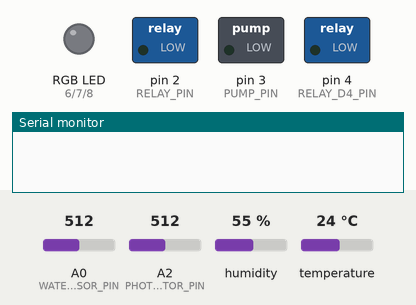
Simulated run of this sketch. Board: Arduino Uno, built with avr-gcc and run on an emulated ATmega328P. On the bench: switched loads named in the sketch (green lamp = pin HIGH), an RGB LED mixed from three pins (HIGH = lit), the last lines printed to the serial monitor. The test bench sets the inputs (shaded band); at power-on: A0 (WATER_SENSOR_PIN) = 512, A2 (PHOTORESISTOR_PIN) = 512, humidity 55 %, temperature 24 °C.

Above: at 0.1 s.
At 5.2 s:
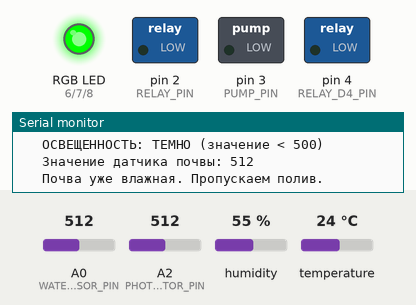
At 7.2 s:
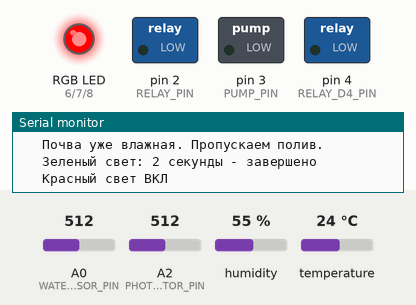
At 12.2 s:
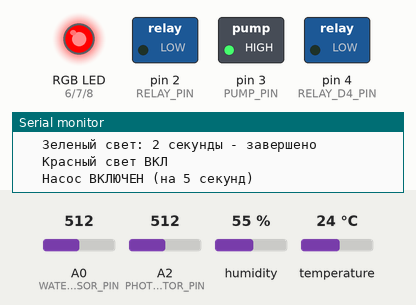
At 22.4 s:
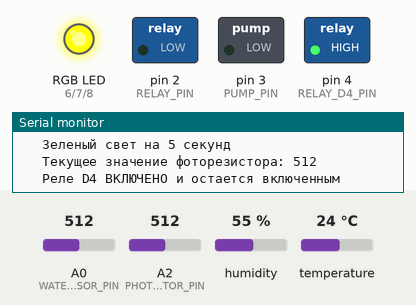
At 42.4 s:
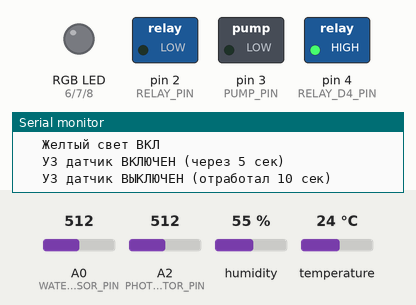
Timing chart, 0 to 43.9 s (numbered marks = the images above):
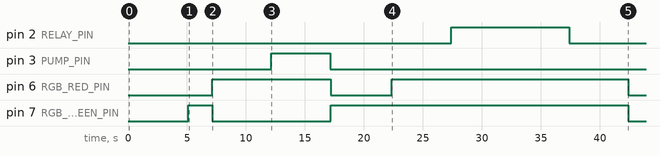

The sketch:

code.ino
```cpp
// Умный горшок. Полная программа с фоторезистором и реле на D4
#include <DHT.h>

// --- ПИНЫ ---
#define RELAY_PIN 2       // Реле на D2 (управление питанием УЗ датчика)
#define RELAY_D4_PIN 4    // Новое реле на D4 (включается при темноте)
#define RGB_RED_PIN 6     // Красный канал RGB
#define RGB_GREEN_PIN 7   // Зеленый канал RGB
#define RGB_BLUE_PIN 8    // Синий канал RGB
#define WATER_SENSOR_PIN A0  // Датчик воды на A0 (обратная логика: высокое = влажно)
#define PHOTORESISTOR_PIN A2 // Фоторезистор на A2 (высокое = светло)
#define PUMP_PIN 3        // Насос на D3
#define DHTPIN 5          // DHT11 на D5

// --- НАСТРОЙКИ ---
#define DELAY_BEFORE_ULTRASONIC 5000   // Через сколько включить УЗ (5 сек)
#define ULTRASONIC_ON_TIME 10000       // Время работы УЗ датчика (10 сек)
#define TOTAL_RGB_TIME 20000           // Общее время горения RGB (20 сек)
#define SOIL_DRY_THRESHOLD 400         // Порог сухой почвы (значение датчика)
#define PUMP_DELAY 5000                // Задержка перед включением насоса (5 сек)
#define PUMP_ON_TIME 5000              // Время работы насоса (5 сек)
#define GREEN_AFTER_PUMP_TIME 5000     // Зеленый свет после насоса (5 сек)

// Пороги для фоторезистора
#define DARK_THRESHOLD 600    // Ниже этого значения - темно (включаем реле D4)
#define BRIGHT_THRESHOLD 900  // Выше этого значения - ярко

#define DHTTYPE DHT11     // Тип датчика

// Объект DHT
DHT dht(DHTPIN, DHTTYPE);

void setup() {
  delay(3000); // Пауза для стабилизации системы
  Serial.begin(9600);

  // Инициализация пинов
  pinMode(RELAY_PIN, OUTPUT);
  digitalWrite(RELAY_PIN, LOW); // Выключаем реле D2

  pinMode(RELAY_D4_PIN, OUTPUT);
  digitalWrite(RELAY_D4_PIN, LOW); // Выключаем реле D4

  pinMode(PUMP_PIN, OUTPUT);
  digitalWrite(PUMP_PIN, LOW); // Выключаем насос

  pinMode(RGB_RED_PIN, OUTPUT);
  pinMode(RGB_GREEN_PIN, OUTPUT);
  pinMode(RGB_BLUE_PIN, OUTPUT);

  // Инициализация DHT11
  dht.begin();

  // === ШАГ 0: Проверка освещенности ===
  int lightValue = analogRead(PHOTORESISTOR_PIN);
  Serial.print("   Значение фоторезистора: ");
  Serial.println(lightValue);

  if (lightValue < DARK_THRESHOLD) {
    Serial.println("   ОСВЕЩЕННОСТЬ: ТЕМНО (значение < 500)");
  } else if (lightValue > BRIGHT_THRESHOLD) {
    Serial.println("   ОСВЕЩЕННОСТЬ: ЯРКО (значение > 900)");
  } else {
    Serial.println("   ОСВЕЩЕННОСТЬ: НОРМАЛЬНО (500-900)");
  }
  delay(2000);

  // === ШАГ 1: Проверка влажности почвы ===
  int soilValue = analogRead(WATER_SENSOR_PIN);
  Serial.print("   Значение датчика почвы: ");
  Serial.println(soilValue);

  if (soilValue < SOIL_DRY_THRESHOLD) {
    // Почва сухая - включаем СИНИЙ и ждем полива
    Serial.println("   Почва СУХАЯ! Включаем синий свет.");
    Serial.println("   Поливайте растение!");

    analogWrite(RGB_RED_PIN, 0);
    analogWrite(RGB_GREEN_PIN, 0);
    analogWrite(RGB_BLUE_PIN, 255); // СИНИЙ

    // Ждем, пока почва не станет влажной
    bool isWatered = false;

    while (!isWatered) {
      soilValue = analogRead(WATER_SENSOR_PIN);

      // Выводим значение каждую секунду
      static unsigned long lastPrint = 0;
      if (millis() - lastPrint >= 1000) {
        lastPrint = millis();
        Serial.print("   Текущее значение: ");
        Serial.println(soilValue);
      }

      // Проверяем, достигли ли нужной влажности
      if (soilValue >= SOIL_DRY_THRESHOLD) {
        isWatered = true;
        Serial.println("   Отлично! Почва теперь влажная.");
      }

      delay(100);
    }

    delay(1000);
  } else {
    Serial.println("   Почва уже влажная. Пропускаем полив.");
  }

  // === ШАГ 2: Почва влажная - включаем ЗЕЛЕНЫЙ ===
  analogWrite(RGB_RED_PIN, 0);
  analogWrite(RGB_GREEN_PIN, 255); // ЗЕЛЕНЫЙ
  analogWrite(RGB_BLUE_PIN, 0);
  delay(2000);
  Serial.println("   Зеленый свет: 2 секунды - завершено");

  // === ШАГ 3: КРАСНЫЙ свет и включение НАСОСА ===
  analogWrite(RGB_RED_PIN, 255); // КРАСНЫЙ
  analogWrite(RGB_GREEN_PIN, 0);
  analogWrite(RGB_BLUE_PIN, 0);
  Serial.println("   Красный свет ВКЛ");

  delay(PUMP_DELAY);

  Serial.println("   Насос ВКЛЮЧЕН (на 5 секунд)");
  digitalWrite(PUMP_PIN, HIGH); // ВКЛ насос

  delay(PUMP_ON_TIME);

  digitalWrite(PUMP_PIN, LOW); // ВЫКЛ насос
  Serial.println("   Насос ВЫКЛЮЧЕН");

  // === ШАГ 4: ЗЕЛЕНЫЙ после насоса (5 секунд) ===
  Serial.println("\n=== ШАГ 4: Зеленый свет после насоса ===");
  analogWrite(RGB_RED_PIN, 0);
  analogWrite(RGB_GREEN_PIN, 255); // ЗЕЛЕНЫЙ
  analogWrite(RGB_BLUE_PIN, 0);
  Serial.print("   Зеленый свет на ");
  Serial.print(GREEN_AFTER_PUMP_TIME / 1000);
  Serial.println(" секунд");
  delay(GREEN_AFTER_PUMP_TIME);

  // === ШАГ 5: Ждем ТЕМНОТЫ и включаем реле D4 ===

  bool isDark = false;
  while (!isDark) {
    lightValue = analogRead(PHOTORESISTOR_PIN);

    static unsigned long lastPrint = 0;
    if (millis() - lastPrint >= 2000) {
      lastPrint = millis();
      Serial.print("   Текущее значение фоторезистора: ");
      Serial.println(lightValue);
    }

    if (lightValue < DARK_THRESHOLD) {
      isDark = true;
    }

    delay(100);
  }

  // Включаем реле D4 и оставляем включенным
  digitalWrite(RELAY_D4_PIN, HIGH); // ВКЛ реле D4 (проверьте логику!)
  Serial.println("   Реле D4 ВКЛЮЧЕНО и остается включенным");

  // === ШАГ 6: Основная демо-программа (желтый + УЗ) ===

  // Включаем желтый RGB
  analogWrite(RGB_RED_PIN, 255);
  analogWrite(RGB_GREEN_PIN, 150);
  analogWrite(RGB_BLUE_PIN, 0);
  Serial.println("   Желтый свет ВКЛ");

  delay(DELAY_BEFORE_ULTRASONIC);

  // Включаем реле D2 (ультразвук) через 5 секунд
  digitalWrite(RELAY_PIN, HIGH); // ВКЛ УЗ датчик
  Serial.println("   УЗ датчик ВКЛЮЧЕН (через 5 сек)");

  delay(ULTRASONIC_ON_TIME);

  // Выключаем реле D2 (УЗ датчик)
  digitalWrite(RELAY_PIN, LOW); // ВЫКЛ УЗ датчик
  Serial.println("   УЗ датчик ВЫКЛЮЧЕН (отработал 10 сек)");

  // Ждем оставшееся время для желтого света
  int remainingYellowTime = TOTAL_RGB_TIME - DELAY_BEFORE_ULTRASONIC - ULTRASONIC_ON_TIME;
  if (remainingYellowTime > 0) {
    delay(remainingYellowTime);
  }

  // Выключаем RGB (но реле D4 остается включенным!)
  analogWrite(RGB_RED_PIN, 0);
  analogWrite(RGB_GREEN_PIN, 0);
  analogWrite(RGB_BLUE_PIN, 0);
 }

void loop() {
  // Мониторинг всех датчиков и состояния реле D4
  static unsigned long lastSensorCheck = 0;

  if (millis() - lastSensorCheck >= 3000) {
    lastSensorCheck = millis();

    // 1. DHT11
    float humidity = dht.readHumidity();
    float temperature = dht.readTemperature();

    if (!isnan(humidity) && !isnan(temperature)) {
      Serial.print("Воздух: ");
      Serial.print(humidity);
      Serial.print("% влаж., ");
      Serial.print(temperature);
      Serial.print("°C | ");
    }

    // 2. Датчик почвы
    int soilValue = analogRead(WATER_SENSOR_PIN);
    Serial.print("Почва: ");
    Serial.print(soilValue);

    if (soilValue < SOIL_DRY_THRESHOLD) {
      Serial.print(" (СУХО!) | ");
    } else {
      Serial.print(" (норма) | ");
    }

    // 3. Фоторезистор
    int lightValue = analogRead(PHOTORESISTOR_PIN);
    Serial.print("Свет: ");
    Serial.print(lightValue);

    if (lightValue < DARK_THRESHOLD) {
      Serial.print(" (ТЕМНО) | ");
    } else if (lightValue > BRIGHT_THRESHOLD) {
      Serial.print(" (ЯРКО) | ");
    } else {
      Serial.print(" (норма) | ");
    }

    // 4. Состояние реле D4
    Serial.print("Реле D4: ");
    if (digitalRead(RELAY_D4_PIN) == HIGH) {
      Serial.println("ВКЛ");
    } else {
      Serial.println("ВЫКЛ");
    }
  }

  delay(100);
}
```
